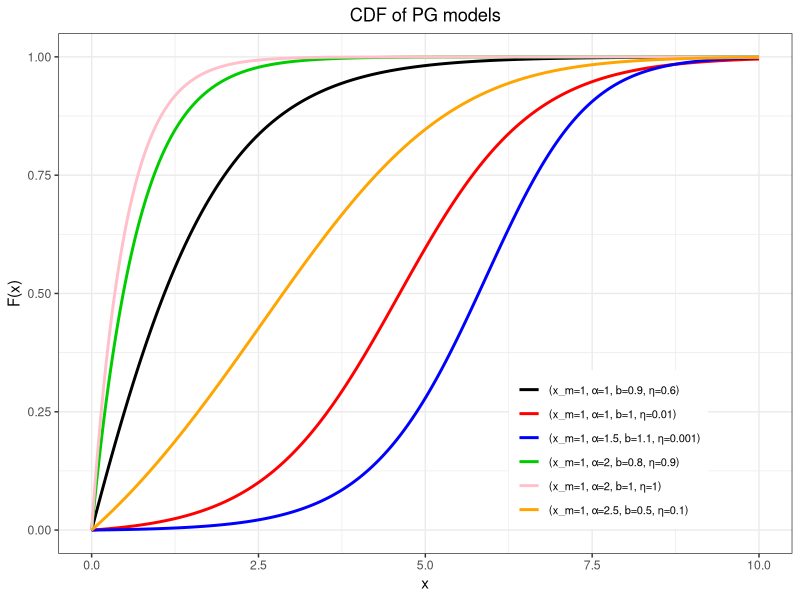
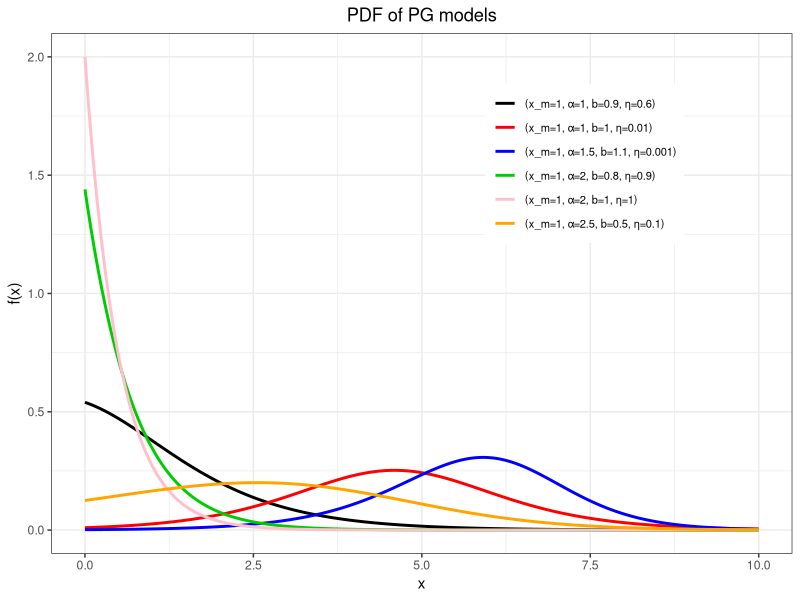
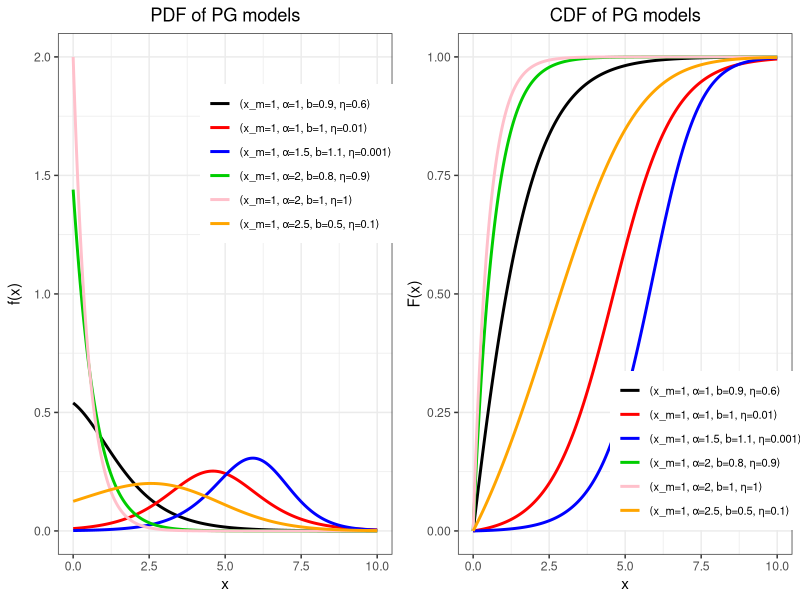

Write R code to recreate these figures, in order.
library(ggplot2)
library(dplyr)
library(gridExtra)

# -----------------------------
# PG CDF (4 parameters)
# -----------------------------
pg_cdf <- function(x, alpha, b, eta, xm) {
  ifelse(
    x < 0, 0,
    1 - (xm / (xm + eta * (exp(b * x) - 1)))^alpha
  )
}

# -----------------------------
# PG PDF (4 parameters)
# -----------------------------
pg_pdf <- function(x, alpha, b, eta, xm) {
  ifelse(
    x < 0, 0,
    alpha * b * eta * xm^alpha * exp(b * x) *
      (xm + eta * (exp(b * x) - 1))^(-alpha - 1)
  )
}
xm <- 1   # fixed

'param_configs <- data.frame(
  alpha = c(1.0, 1.5, 0.5, 2.0, 1.0, 3.0, 1.5,1.2,1.6,1.0,1.4,0.4,2.0, 2.0, 2.0, 2.0, 2.0),
  b     = c(1.0, 1.5, 1.0, 0.5, 2.0, 1.0, 0.5,1.0,0.9,1.4,1.1,2,0.7, 0.8, 0.9, 1.0, 1.1),
  eta   = c(1.0, 1.5, 2.0, 1.0, 0.5, 1.5, 2.0,1.0,1.1,0.8,1.4,1,0.02, 0.03, 0.04, 0.05, .06)
)'

param_configs <- data.frame(
  x_m =c(1,1,1,1,1,1),
  alpha = c(1.0, 1, 1.5, 2 ,2.5, 2),
  b     = c(.9, 1, 1.1, .8, .5, 1),
  eta   = c(.6, .01, .001, .9, .1, 1)
)

param_configs$label <- paste0(
  "(x_m=", param_configs$x_m,
  ", α=", param_configs$alpha,
  ", b=", param_configs$b,
  ", η=", param_configs$eta,
  ")"
)

x_pdf <- seq(0, 10, length.out = 600)
x_cdf <- seq(0, 10, length.out = 600)



pdf_data <- expand.grid(x = x_pdf, id = 1:nrow(param_configs)) %>%
  mutate(
    alpha = param_configs$alpha[id],
    b     = param_configs$b[id],
    eta   = param_configs$eta[id],
    label = param_configs$label[id],
    value = pg_pdf(x, alpha, b, eta, xm)
  )

cdf_data <- expand.grid(x = x_cdf, id = 1:nrow(param_configs)) %>%
  mutate(
    alpha = param_configs$alpha[id],
    b     = param_configs$b[id],
    eta   = param_configs$eta[id],
    label = param_configs$label[id],
    value = pg_cdf(x, alpha, b, eta, xm)
  )

# 1. Define the specific color palette from the image
# Adding a 6th color (orange) to cover all 6 configs in your data
my_colors <- c("black", "red", "blue", "green3", "pink", "orange")

'p_pdf <- ggplot(pdf_data,
                aes(x = x, y = value,
                    color = label, linetype = label)) +
  geom_line(linewidth = 1, linetype = "solid") +
  labs(
    title = "Pareto–Gompertz PDF (xm = 1)",
    x = "x",
    y = "f(x)",
    color = "Parameters",
    linetype = "Parameters"
  ) +
  theme_bw() +
  theme(
    plot.title = element_text(hjust = 0.5),
    legend.position = "inside"
  )


p_pdf'
# 2. Updated PDF Plot
p_pdf <- ggplot(pdf_data, 
                aes(x = x, y = value, color = label)) +
  geom_line(linewidth = 1) +
  # Apply the manual color scale here
  scale_color_manual(values = my_colors,name=NULL) + 
  labs(
    title = "PDF of PG models",
    x = "x",
    y = "f(x)"
  ) +
  theme_bw() +
  theme(
    plot.title = element_text(hjust = 0.5),
    legend.position = c(0.72, 0.75),
    legend.text = element_text(size = 8)
  )
'p_cdf <- ggplot(cdf_data,
                aes(x = x, y = value,
                    color = label, linetype = label)) +
  geom_line(linewidth = 1, linetype = "solid") +
  labs(
    title = "Pareto–Gompertz CDF (xm = 1)",
    x = "x",
    y = "F(x)",
    color = "Parameters",
    linetype = "Parameters"
  ) +
  theme_bw() +
  theme(
    plot.title = element_text(hjust = 0.5),
    legend.position = c(0.72, 0.35),
    legend.justification = c(0, 1),
    )
    legend.text = element_text(size = 8)
p_cdf'
# 3. Updated CDF Plot
p_cdf <- ggplot(cdf_data, 
                aes(x = x, y = value, color = label)) +
  geom_line(linewidth = 1) +
  # Apply the manual color scale here
  scale_color_manual(values = my_colors,name=NULL) +
  labs(
    title = "CDF of PG models",
    x = "x",
    y = "F(x)"
  ) +
  theme_bw() +
  theme(
    plot.title = element_text(hjust = 0.5),
    legend.position = c(.75,.20),
    legend.text = element_text(size = 8)
  )

grid.arrange(p_cdf, ncol = 1)
grid.arrange(p_pdf, ncol = 1)

library(cowplot)

plot_grid(
  p_pdf, p_cdf,
  label_size = 12,
  ncol = 2,
  align = "hv"
)